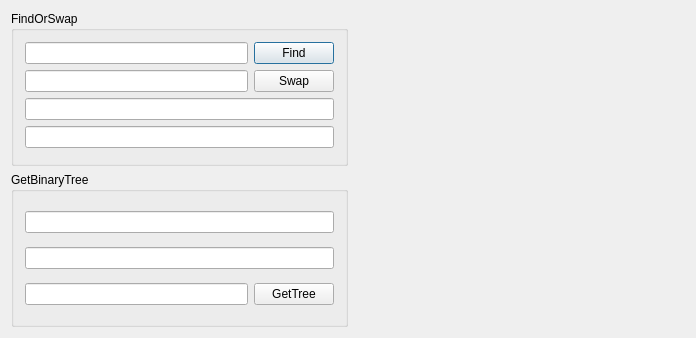
<?xml version="1.0" encoding="UTF-8"?>
<ui version="4.0">
 <class>MyClassClass</class>
 <widget class="QDialog" name="MyClassClass">
  <property name="geometry">
   <rect>
    <x>0</x>
    <y>0</y>
    <width>696</width>
    <height>338</height>
   </rect>
  </property>
  <property name="windowTitle">
   <string>BinaryTree</string>
  </property>
  <layout class="QGridLayout" name="gridLayout">
   <item row="0" column="0">
    <layout class="QVBoxLayout" name="verticalLayout_4">
     <item>
      <widget class="QGroupBox" name="firstBox">
       <property name="title">
        <string>FindOrSwap</string>
       </property>
       <layout class="QVBoxLayout" name="verticalLayout_2">
        <item>
         <layout class="QHBoxLayout" name="horizontalLayout_2">
          <item>
           <widget class="QLineEdit" name="firstPreLine"/>
          </item>
          <item>
           <widget class="QPushButton" name="findButton">
            <property name="text">
             <string>Find</string>
            </property>
           </widget>
          </item>
         </layout>
        </item>
        <item>
         <layout class="QHBoxLayout" name="horizontalLayout_3">
          <item>
           <widget class="QLineEdit" name="levelLine"/>
          </item>
          <item>
           <widget class="QPushButton" name="swapButton">
            <property name="text">
             <string>Swap</string>
            </property>
           </widget>
          </item>
         </layout>
        </item>
        <item>
         <widget class="QLineEdit" name="findLine"/>
        </item>
        <item>
         <widget class="QLineEdit" name="parentLine"/>
        </item>
       </layout>
      </widget>
     </item>
     <item>
      <layout class="QVBoxLayout" name="verticalLayout_3">
       <item>
        <widget class="QGroupBox" name="secondBox">
         <property name="title">
          <string>GetBinaryTree</string>
         </property>
         <layout class="QVBoxLayout" name="verticalLayout">
          <item>
           <widget class="QLineEdit" name="secondPreLine"/>
          </item>
          <item>
           <widget class="QLineEdit" name="inorderLine"/>
          </item>
          <item>
           <layout class="QHBoxLayout" name="horizontalLayout">
            <item>
             <widget class="QLineEdit" name="graLine"/>
            </item>
            <item>
             <widget class="QPushButton" name="getTreeButton">
              <property name="text">
               <string>GetTree</string>
              </property>
             </widget>
            </item>
           </layout>
          </item>
         </layout>
        </widget>
       </item>
      </layout>
     </item>
    </layout>
   </item>
   <item row="0" column="1">
    <spacer name="horizontalSpacer">
     <property name="orientation">
      <enum>Qt::Horizontal</enum>
     </property>
     <property name="sizeHint" stdset="0">
      <size>
       <width>278</width>
       <height>20</height>
      </size>
     </property>
    </spacer>
   </item>
  </layout>
 </widget>
 <layoutdefault spacing="6" margin="11"/>
 <resources>
  <include location="myclass.qrc"/>
 </resources>
 <connections/>
</ui>
